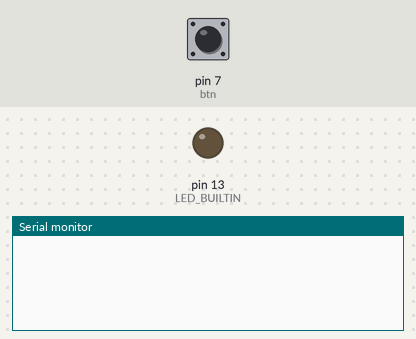
A sketch run on a simulated Arduino Uno, built with avr-gcc and run on an emulated ATmega328P. Shown: output pins drawn as LEDs (lit = HIGH), the last lines printed to the serial monitor. The test bench sets the inputs (shaded band); at power-on: pin 7 (btn) HIGH.

Above: at 1.2 s.
1.3 s: pin 7 (btn) pulled LOW for 0.15 s
At 1.43 s:
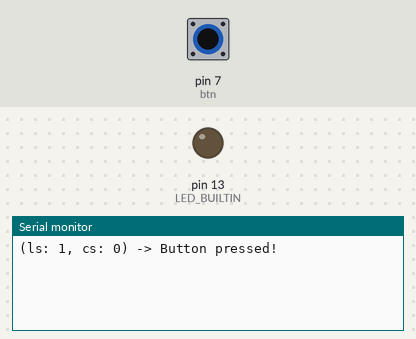
At 2.3 s:
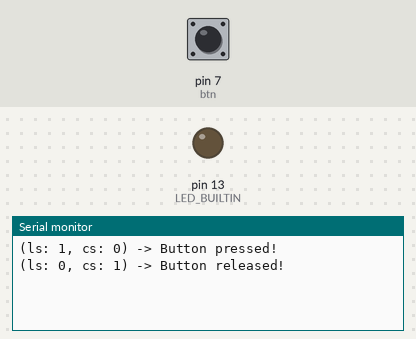

Measured:
- after the input at 1.3 s, the serial monitor: prints a new line at once (image 1)

The sketch:

Basics.ino
```cpp
int btn = 7, cs, ls = HIGH;

void setup() {
  Serial.begin(9600);
  pinMode(btn, INPUT_PULLUP);
  pinMode(LED_BUILTIN, OUTPUT);
}

void loop() {
  cs = digitalRead(btn);
  if (ls == HIGH && cs == LOW) {
    Serial.print("(ls: ");
    Serial.print(ls);
    Serial.print(", cs: ");
    Serial.print(cs);
    Serial.print(") -> ");
    Serial.println("Button pressed!");
  } else if (ls == LOW && cs == HIGH){
    Serial.print("(ls: ");
    Serial.print(ls);
    Serial.print(", cs: ");
    Serial.print(cs);
    Serial.print(") -> ");
    Serial.println("Button released!");
  }
  ls = cs;
}
```
